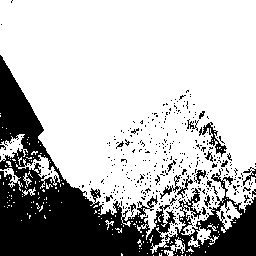
#> input picture runs/predict/test_run/cardboard_047.jpg, 256 x 256 px; its folder holds only this picture in this run
$ python -i cv.py   (imports and definitions only)
#> lines starting #> are read from the running program, lines starting #| are printed output that depends on the picture; after the words box and inside, x2 and y2 are one past the last pixel; in counts of white or black regions, pixels touching at a corner belong together
#> further down, picture is the input picture: shape (256, 256, 3); min 0, max 255, mean 185.5
import cv2
import numpy as np
import os
import json
from glob import glob

# --- Parameters ---
data_dir = '/Users/apple/CV/TrashType_Image_Dataset/paper'
output_dir = '/Users/apple/CV/TrashType_Image_Dataset/results/'
# [1 line not run here, left out]

# --- Color ranges for categories (tweak as needed) ---
CATEGORY_COLORS = {
    'plastic': ([90, 50, 50], [130, 255, 255]),       # blue-ish
    'cardboard': ([10, 50, 50], [25, 255, 200]),      # brown
    'metal': ([0, 0, 50], [180, 50, 180]),            # gray/silver
    'glass': ([35, 30, 50], [85, 255, 255]),          # green/clear
    'paper': ([0, 0, 180], [180, 30, 255])            # white/pale
}

# --- Helper: Convert NumPy types to native Python types ---
def convert_to_native(obj):
    if isinstance(obj, dict):
        return {k: convert_to_native(v) for k, v in obj.items()}
    elif isinstance(obj, list):
        return [convert_to_native(elem) for elem in obj]
    elif isinstance(obj, (np.integer, np.int64, np.int32)):
        return int(obj)
    elif isinstance(obj, (np.floating, np.float64, np.float32)):
        return float(obj)
    else:
        return obj

# --- Classification Function ---
def classify_object(image):
    hsv = cv2.cvtColor(image, cv2.COLOR_BGR2HSV)
#> hsv: shape (256, 256, 3); mean H, S, V 0, 0, 185.5
    gray = cv2.cvtColor(image, cv2.COLOR_BGR2GRAY)
    counts = {}

    for category, (lower, upper) in CATEGORY_COLORS.items():
        mask = cv2.inRange(hsv, np.array(lower), np.array(upper))
        counts[category] = cv2.countNonZero(mask)
#> mask: shape (256, 256); 72.8% white; 375 black regions (357 under 20 px), largest, box (x1, y1, x2, y2) and area: (0, 55, 256, 256) 15904, (199, 122, 227, 157) 233, (160, 175, 193, 199) 194
#> after the loop, counts = {'plastic': 0, 'cardboard': 0, 'metal': 0, 'glass': 0, 'paper': 47688}

    edges = cv2.Canny(gray, 50, 150)
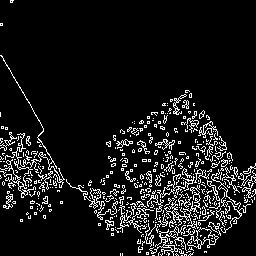
#> edges: shape (256, 256); 9.3% white in thin lines or dots
    edge_strength = np.sum(edges) / 255
#> edge_strength = 6117

    mean_intensity = np.mean(gray)
#> mean_intensity = 185.5

    gray_float = np.float32(gray)
    corners = cv2.cornerHarris(gray_float, 2, 3, 0.04)
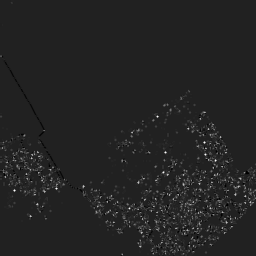
#> corners: shape (256, 256) float32; min -167475488, max 1.11e+09, mean 14481228; drawn with min black and max white
    corner_strength = np.sum(corners > 0.01 * corners.max())
#> corner_strength = 9158

    features = {
        'color_score': int(max(counts.values())),
        'edge_strength': float(edge_strength),
        'mean_intensity': float(mean_intensity),
        'corner_strength': int(corner_strength)
    }
#> features = {'color_score': 47688, 'edge_strength': 6117, 'mean_intensity': 185.5, 'corner_strength': 9158}

    if edge_strength > 1100 and corner_strength > 100:
        predicted_class = 'metal'
    elif mean_intensity > 185:
        predicted_class = 'paper'
    elif counts['glass'] > 800:
        predicted_class = 'glass'
    elif counts['cardboard'] > counts['plastic']:
        predicted_class = 'cardboard'
    else:
        predicted_class = max(counts, key=counts.get)

    return predicted_class, features

# --- Load image paths ---
image_paths = []
# [4 lines not run here, left out]

# --- Classification and Results Storage ---
labels = {}
correct_count = 0
wrong_count = 0

# [36 lines not run here, left out]

# --- Save labels.json with safe conversion ---
json_path = os.path.join(output_dir, "labels.json")
# [9 lines not run here, left out]

>>> import cv2
>>> picture = cv2.imread('runs/predict/test_run/cardboard_047.jpg')
>>> result = classify_object(picture)

$ run again, on runs/predict/test_run/cardboard_058.jpg
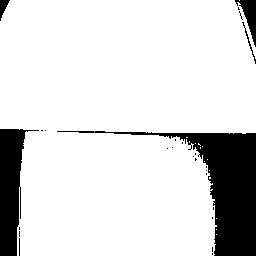
#> input picture runs/predict/test_run/cardboard_058.jpg, 256 x 256 px
#> picture is the input picture: shape (256, 256, 3); min 0, max 255, mean 218.4
#> hsv: shape (256, 256, 3); mean H, S, V 0, 0, 218.4
#> after the loop in classify_object, `for category, (lower, upper) in CATEGORY_COLORS.items():`: counts = {'plastic': 0, 'cardboard': 0, 'metal': 0, 'glass': 0, 'paper': 56141}
#> in classify_object, `edges = cv2.Canny(gray, 50, 150)`:
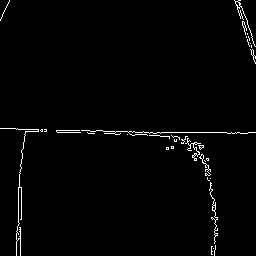
#> edges: shape (256, 256); 1.6% white in thin lines or dots
#> edge_strength = 1069
#> mean_intensity = 218.4
#> in classify_object, `corners = cv2.cornerHarris(gray_float, 2, 3, 0.04)`:
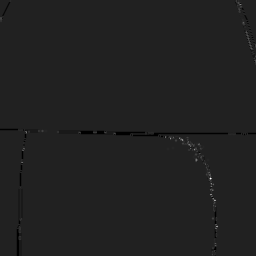
#> corners: shape (256, 256) float32; min -169130016, max 1.11e+09, mean -559315.5; drawn with min black and max white
#> corner_strength = 787
#> features = {'color_score': 56141, 'edge_strength': 1069, 'mean_intensity': 218.4, 'corner_strength': 787}

$ run again, on runs/predict/test_run/cardboard_098.jpg
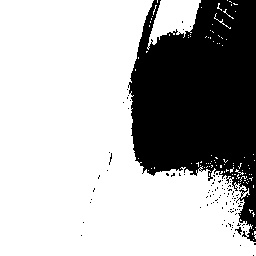
#> input picture runs/predict/test_run/cardboard_098.jpg, 256 x 256 px
#> picture is the input picture: shape (256, 256, 3); min 0, max 255, mean 177.3
#> hsv: shape (256, 256, 3); mean H, S, V 0, 0, 177.3
#> after the loop in classify_object, `for category, (lower, upper) in CATEGORY_COLORS.items():`: counts = {'plastic': 0, 'cardboard': 0, 'metal': 0, 'glass': 0, 'paper': 45563}
#> in classify_object, `edges = cv2.Canny(gray, 50, 150)`:
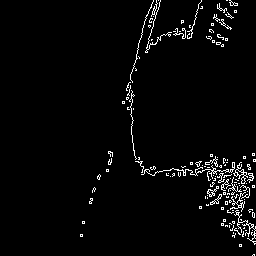
#> edges: shape (256, 256); 3.1% white in thin lines or dots, all inside (x1, y1, x2, y2) = (80, 0, 256, 256)
#> edge_strength = 2001
#> mean_intensity = 177.3
#> in classify_object, `corners = cv2.cornerHarris(gray_float, 2, 3, 0.04)`:
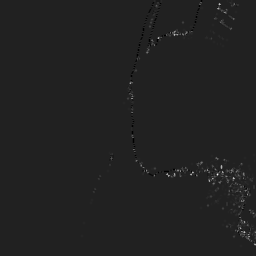
#> corners: shape (256, 256) float32; min -169130016, max 1.11e+09, mean 3040785.2; drawn with min black and max white
#> corner_strength = 2447
#> features = {'color_score': 45563, 'edge_strength': 2001, 'mean_intensity': 177.3, 'corner_strength': 2447}
